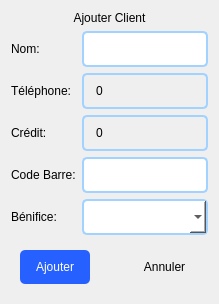
          <widget class="QWidget" name="page_27">
           <layout class="QGridLayout" name="gridLayout_33">
            <item row="2" column="1">
             <widget class="QSpinBox" name="client_phone_3">
              <property name="styleSheet">
               <string notr="true">QSpinBox{
	text-align:left;
	padding: 8px 10px;
	border-radius:5px;
border: 2px solid #a2d2ff;
	background-color: transparent;
	color: rgb(0, 0, 0);
	font: 75 italic 12pt &quot;Times New Roman&quot;;
}
QSpinBox:hover{
	padding-left:2px;
border:2px solid #1d3557;
background-color: #edede9


}
QSpinBox:focus{
border: 2px solid  #08ff00 

}</string>
              </property>
              <property name="buttonSymbols">
               <enum>QAbstractSpinBox::NoButtons</enum>
              </property>
             </widget>
            </item>
            <item row="4" column="0">
             <widget class="QLabel" name="label_53">
              <property name="styleSheet">
               <string notr="true">color: rgb(0, 0, 0);
font: 12pt &quot;Times New Roman&quot;;</string>
              </property>
              <property name="text">
               <string>Crédit:</string>
              </property>
             </widget>
            </item>
            <item row="6" column="1">
             <widget class="QComboBox" name="ext_user_name_3">
              <property name="styleSheet">
               <string notr="true">QComboBox{
	outline:none;
	padding:8px 8px;
	background-color: rgb(255, 255, 255);
	border:1px solid black;
	front-size:12px;
	border-radius:5px;
	border: 2px solid #a2d2ff

}
QComboBox:hover{
	border:2px solid #1d3557;
	background-color: #edede9;
padding-left:2px;
}
QComboBox:focus{
border: 2px solid  #08ff00 }

</string>
              </property>
             </widget>
            </item>
            <item row="5" column="0">
             <widget class="QLabel" name="label_66">
              <property name="styleSheet">
               <string notr="true">color: rgb(0, 0, 0);
font: 12pt &quot;Times New Roman&quot;;</string>
              </property>
              <property name="text">
               <string>Code Barre:</string>
              </property>
             </widget>
            </item>
            <item row="0" column="0" colspan="2">
             <widget class="QLabel" name="label_54">
              <property name="maximumSize">
               <size>
                <width>16777215</width>
                <height>51</height>
               </size>
              </property>
              <property name="styleSheet">
               <string notr="true">font: italic 20pt &quot;Times New Roman&quot;;
color: rgb(0, 0, 0);</string>
              </property>
              <property name="text">
               <string>Ajouter Client</string>
              </property>
              <property name="alignment">
               <set>Qt::AlignCenter</set>
              </property>
             </widget>
            </item>
            <item row="1" column="0">
             <widget class="QLabel" name="label_52">
              <property name="styleSheet">
               <string notr="true">color: rgb(0, 0, 0);
font: 12pt &quot;Times New Roman&quot;;</string>
              </property>
              <property name="text">
               <string>Nom:</string>
              </property>
             </widget>
            </item>
            <item row="1" column="1">
             <widget class="QLineEdit" name="client_name_2">
              <property name="styleSheet">
               <string notr="true">QLineEdit{
	outline:none;
	padding:8px 8px;
	background-color: rgb(255, 255, 255);
	
	front-size:12px;
	border-radius:5px;
	border: 2px solid #a2d2ff

}
QLineEdit:hover{
	border:2px solid #1d3557;
	padding-left:2px;
	background-color: #edede9
}
QLineEdit:focus{
  color: #8d8d8d;
	border-color: rgb(85, 255, 0);
  position: absolute;
  top: 27px;
  left: 55px;
  background: #ffffff;

}</string>
              </property>
             </widget>
            </item>
            <item row="6" column="0">
             <widget class="QLabel" name="label_51">
              <property name="styleSheet">
               <string notr="true">color: rgb(0, 0, 0);
font: 12pt &quot;Times New Roman&quot;;</string>
              </property>
              <property name="text">
               <string>Bénifice:</string>
              </property>
             </widget>
            </item>
            <item row="5" column="1">
             <widget class="QLineEdit" name="client_name_3">
              <property name="styleSheet">
               <string notr="true">QLineEdit{
	outline:none;
	padding:8px 8px;
	background-color: rgb(255, 255, 255);
	
	front-size:12px;
	border-radius:5px;
	border: 2px solid #a2d2ff

}
QLineEdit:hover{
	border:2px solid #1d3557;
	padding-left:2px;
	background-color: #edede9
}
QLineEdit:focus{
  color: #8d8d8d;
	border-color: rgb(85, 255, 0);
  position: absolute;
  top: 27px;
  left: 55px;
  background: #ffffff;

}</string>
              </property>
             </widget>
            </item>
            <item row="4" column="1">
             <widget class="QSpinBox" name="client_phone_4">
              <property name="styleSheet">
               <string notr="true">QSpinBox{
	text-align:left;
	padding: 8px 10px;
	border-radius:5px;
border: 2px solid #a2d2ff;
	background-color: transparent;
	color: rgb(0, 0, 0);
	font: 75 italic 12pt &quot;Times New Roman&quot;;
}
QSpinBox:hover{
	padding-left:2px;
border:2px solid #1d3557;
background-color: #edede9


}
QSpinBox:focus{
border: 2px solid  #08ff00 

}</string>
              </property>
              <property name="buttonSymbols">
               <enum>QAbstractSpinBox::NoButtons</enum>
              </property>
             </widget>
            </item>
            <item row="2" column="0">
             <widget class="QLabel" name="label_50">
              <property name="styleSheet">
               <string notr="true">color: rgb(0, 0, 0);
font: 12pt &quot;Times New Roman&quot;;</string>
              </property>
              <property name="text">
               <string>Téléphone:</string>
              </property>
             </widget>
            </item>
            <item row="7" column="0" colspan="2">
             <widget class="QFrame" name="frame_29">
              <property name="maximumSize">
               <size>
                <width>16777215</width>
                <height>70</height>
               </size>
              </property>
              <property name="styleSheet">
               <string notr="true">
QFrame{
border:non}</string>
              </property>
              <property name="frameShape">
               <enum>QFrame::StyledPanel</enum>
              </property>
              <property name="frameShadow">
               <enum>QFrame::Raised</enum>
              </property>
              <layout class="QHBoxLayout" name="horizontalLayout_12">
               <property name="spacing">
                <number>40</number>
               </property>
               <item>
                <widget class="QPushButton" name="client_confirm_2">
                 <property name="styleSheet">
                  <string notr="true">QPushButton{
	text-align:center;
	padding: 10px 10px;
	border-radius:5px;
	
	background-color: rgb(38, 96, 255);
	
	color: rgb(255, 255, 255);
	font: 75 italic 12pt &quot;Times New Roman&quot;;
}
QPushButton:hover{
	padding-left:2px;



}
QPushButton:pressed{
	padding-Right:2px;

}</string>
                 </property>
                 <property name="text">
                  <string>Ajouter</string>
                 </property>
                </widget>
               </item>
               <item>
                <widget class="QPushButton" name="client_cancel_2">
                 <property name="styleSheet">
                  <string notr="true">QPushButton{
	text-align:center;
	padding: 10px 10px;
	border-radius:5px;

	background-color: transparent;
	color: rgb(0, 0, 0);
	font: 75 italic 12pt &quot;Times New Roman&quot;;
}
QPushButton:hover{
	padding-left:2px;



}
QPushButton:pressed{
	padding-Right:2px;
	
	background-color: rgb(255, 23, 23);

}</string>
                 </property>
                 <property name="text">
                  <string>Annuler</string>
                 </property>
                </widget>
               </item>
              </layout>
             </widget>
            </item>
           </layout>
          </widget>
